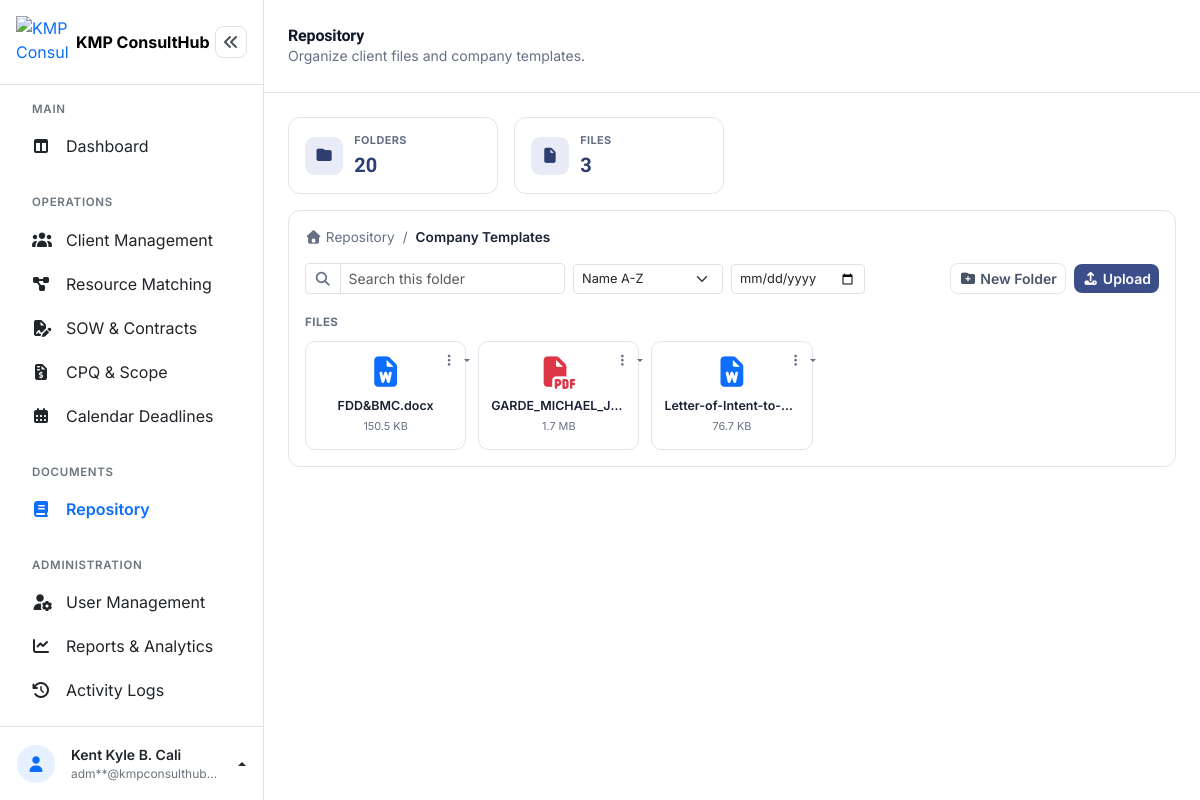
The page /admin/knowledge_repository.php?folder=12 (signed in) on the database as committed earlier.
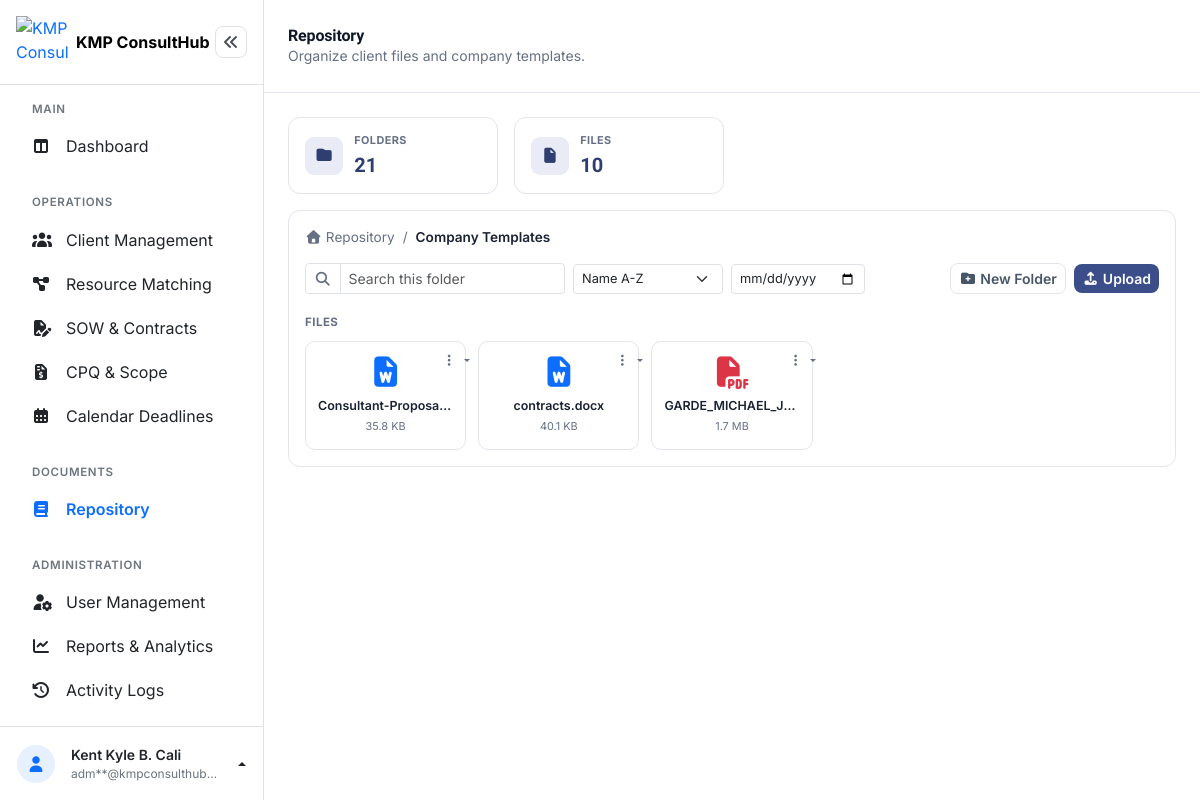
The same page on the database as committed later.
### tables this page shows
CREATE TABLE `knowledge_documents` (
  `document_id` int(10) UNSIGNED NOT NULL,
  `item_type` enum('folder','file') NOT NULL DEFAULT 'file',
  `parent_id` int(10) UNSIGNED DEFAULT NULL,
  `title` varchar(150) NOT NULL,
  `category` enum('SOW Template','Contract Template','Best Practice','Proposal Template','Reference Material','Other') DEFAULT NULL,
  `description` text DEFAULT NULL,
  `file_name` varchar(255) DEFAULT NULL,
  `file_path` varchar(255) DEFAULT NULL,
  `file_size` int(10) UNSIGNED NOT NULL DEFAULT 0,
  `file_type` varchar(20) DEFAULT NULL,
  `uploaded_by` int(10) UNSIGNED DEFAULT NULL,
  `uploaded_by_role` enum('admin','manager','supervisor','staff') NOT NULL DEFAULT 'admin',
  `created_at` timestamp NOT NULL DEFAULT current_timestamp(),
  `updated_at` timestamp NOT NULL DEFAULT current_timestamp() ON UPDATE current_timestamp()
);

### admin/knowledge_repository.php (the view, shortened to what the changed rows need)
<?php
$pdo = getConnection();
function folderPath(PDO $pdo, ?int $folderId): array
{
    $trail = [];
    while ($folderId !== null) {
        $stmt = $pdo->prepare("SELECT document_id, title, parent_id FROM knowledge_documents WHERE document_id = ? AND item_type = 'folder'");
        $stmt->execute([$folderId]);
        $folder = $stmt->fetch();
        array_unshift($trail, $folder);
        $folderId = $folder['parent_id'];
    }
    return $trail;
}
function formatFileSize(int $bytes): string
{
    if ($bytes >= 1048576) return round($bytes / 1048576, 1) . ' MB';
    if ($bytes >= 1024) return round($bytes / 1024, 1) . ' KB';
    return $bytes . ' B';
}
function fileIcon(string $fileName): string
{
    $ext = strtolower(pathinfo($fileName, PATHINFO_EXTENSION));
    return match ($ext) {
        'pdf' => 'fa-file-pdf text-danger',
        'doc', 'docx' => 'fa-file-word text-primary',
        'xls', 'xlsx', 'csv' => 'fa-file-excel text-success',
        'ppt', 'pptx' => 'fa-file-powerpoint',
        'jpg', 'jpeg', 'png', 'gif', 'webp' => 'fa-file-image',
        'zip', 'rar' => 'fa-file-zipper',
        default => 'fa-file',
    };
}
function previewMode(string $ext): string
{
    $ext = strtolower($ext);
    if (in_array($ext, ['docx', 'doc', 'xlsx', 'xls', 'csv', 'pptx', 'ppt'], true)) {
        return 'office-server';
    }
    if (in_array($ext, ['pdf', 'jpg', 'jpeg', 'png', 'gif', 'webp'], true)) {
        return 'native';
    }
    return 'none';
}
$currentFolderId = isset($_GET['folder']) && $_GET['folder'] !== '' ? (int) $_GET['folder'] : null;
$breadcrumb = folderPath($pdo, $currentFolderId);
$sortOption = $_GET['sort'] ?? 'name_asc';
$orderBy = match ($sortOption) {
    'newest' => 'created_at DESC',
    'oldest' => 'created_at ASC',
    'name_desc' => 'title DESC',
    default => 'title ASC',
};
$dateCondition = '';
$dateParams = [];
$folderPerPage = 150;
$folderPage = max(1, (int) ($_GET['folder_page'] ?? 1));
$folderOffset = ($folderPage - 1) * $folderPerPage;
if ($currentFolderId === null) {
    $countStmt = $pdo->prepare("SELECT COUNT(*) FROM knowledge_documents WHERE item_type = 'folder' AND parent_id IS NULL$dateCondition");
    $countStmt->execute($dateParams);
    $folderCountInScope = (int) $countStmt->fetchColumn();
    $stmt = $pdo->prepare("SELECT * FROM knowledge_documents WHERE item_type = 'folder' AND parent_id IS NULL$dateCondition ORDER BY $orderBy LIMIT $folderPerPage OFFSET $folderOffset");
    $stmt->execute($dateParams);
    $subfolders = $stmt->fetchAll();
    $stmt = $pdo->prepare("SELECT * FROM knowledge_documents WHERE item_type = 'file' AND parent_id IS NULL$dateCondition ORDER BY $orderBy");
    $stmt->execute($dateParams);
    $files = $stmt->fetchAll();
} else {
    $stmt = $pdo->prepare("SELECT * FROM knowledge_documents WHERE item_type = 'folder' AND parent_id = ?$dateCondition ORDER BY $orderBy LIMIT $folderPerPage OFFSET $folderOffset");
    $stmt->execute(array_merge([$currentFolderId], $dateParams));
    $subfolders = $stmt->fetchAll();
    $stmt = $pdo->prepare("SELECT * FROM knowledge_documents WHERE item_type = 'file' AND parent_id = ?$dateCondition ORDER BY $orderBy");
    $stmt->execute(array_merge([$currentFolderId], $dateParams));
    $files = $stmt->fetchAll();
}
$stmt = $pdo->prepare("SELECT COUNT(*) FROM knowledge_documents WHERE item_type = 'folder'$dateCondition");
$stmt->execute($dateParams);
$totalFolders = (int) $stmt->fetchColumn();
$stmt = $pdo->prepare("SELECT COUNT(*) FROM knowledge_documents WHERE item_type = 'file'$dateCondition");
$stmt->execute($dateParams);
$totalFiles = (int) $stmt->fetchColumn();
?>
<!DOCTYPE html>
<html lang="en">
<head>
<link rel="stylesheet" href="../assets/vendor/bootstrap-5.3.8/css/bootstrap.min.css">
<link rel="stylesheet" href="../assets/vendor/fontawesome-free-7.3.1/css/all.min.css">
<link rel="stylesheet" href="../assets/css/dashboard.css">
</head>
<body>
<div class="dashboard-layout d-flex">
  <div class="dashboard-main flex-grow-1" style="min-width:0;">
    <header class="dashboard-topbar bg-white d-flex align-items-center justify-content-between flex-wrap gap-2 px-3 px-md-4 py-2">
      <div class="d-flex align-items-center gap-3">
        <div>
          <h1 class="dashboard-title h6 h5-md fw-bold mb-0">Repository</h1>
        </div>
      </div>
    </header>
    <main class="dashboard-content p-3 p-md-4">
      <section class="row g-2 g-md-3 mb-3">
        <div class="col-6 col-md-3">
          <div class="stat-card">
            <div class="overflow-hidden">
              <div class="stat-label text-truncate">Folders</div>
              <div class="stat-value" style="color:var(--indigo-text);"><?= $totalFolders ?></div>
            </div>
          </div>
        </div>
        <div class="col-6 col-md-3">
          <div class="stat-card">
            <div class="overflow-hidden">
              <div class="stat-label text-truncate">Files</div>
              <div class="stat-value" style="color:var(--indigo-text);"><?= $totalFiles ?></div>
            </div>
          </div>
        </div>
      </section>
      <section class="card">
        <div class="card-body p-3">
          <nav class="repo-breadcrumb d-flex align-items-center gap-2 flex-wrap mb-3">
            <a href="knowledge_repository.php"><i class="fa-solid fa-house"></i> Repository</a>
            <?php foreach ($breadcrumb as $index => $crumb): ?>
              <span style="color:var(--ink-soft);">/</span>
              <?php if ($index === count($breadcrumb) - 1): ?>
                <span class="current"><?= htmlspecialchars($crumb['title']) ?></span>
              <?php else: ?>
                <a href="knowledge_repository.php?folder=<?= $crumb['document_id'] ?>"><?= htmlspecialchars($crumb['title']) ?></a>
              <?php endif; ?>
            <?php endforeach; ?>
          </nav>
          <?php if (empty($subfolders) && empty($files)): ?>
            <div class="repo-empty">
              <i class="fa-regular fa-folder-open fs-2 d-block mb-2"></i>
              This folder is empty.
            </div>
          <?php else: ?>
            <?php if (!empty($files)): ?>
              <div class="repo-grid">
                <?php foreach ($files as $file): ?>
                  <?php
                    $ext = strtolower($file['file_type'] ?? '');
                    $mode = previewMode($ext);
                    $downloadUrl = 'knowledge_repository.php?download=' . $file['document_id'];
                    if ($mode === 'office-server') {
                        $clickAction = "viewDoc(this, " . $file['document_id'] . ");";
                    } elseif ($mode === 'native') {
                        $clickAction = "viewPdf(" . $file['document_id'] . ");";
                    } else {
                        $clickAction = "window.location='" . $downloadUrl . "';";
                    }
                  ?>
                  <div class="repo-item" data-name="<?= htmlspecialchars(strtolower($file['title'])) ?>"
                    onclick="if(event.target.closest('.repo-menu-btn')) return; <?= $clickAction ?>">
                    <button type="button" class="repo-menu-btn dropdown-toggle" data-bs-toggle="dropdown" onclick="event.stopPropagation()">
                      <i class="fa-solid fa-ellipsis-vertical"></i>
                    </button>
                    <i class="fa-solid <?= fileIcon($file['file_name'] ?? $file['title']) ?> repo-icon"></i>
                    <div class="repo-name text-truncate" title="<?= htmlspecialchars($file['title']) ?>"><?= htmlspecialchars($file['title']) ?></div>
                    <div class="repo-meta"><?= formatFileSize((int) $file['file_size']) ?></div>
                  </div>
                <?php endforeach; ?>
              </div>
            <?php endif; ?>
          <?php endif; ?>
        </div>
      </section>
    </main>
  </div>
</div>
</body>
</html>

Rows that differ between the two databases and show on the page:
removed knowledge_documents: title "FDD&BMC.docx", file_size "150.5 KB"
removed knowledge_documents: title "Letter-of-Intent-to-…", file_size "76.7 KB"
added knowledge_documents: title "Consultant-Proposa…", file_size "35.8 KB"
added knowledge_documents: title "contracts.docx", file_size "40.1 KB"
Other text that changed with them:
$totalFolders: "20" → "21"
$totalFiles: "3" → "10"
